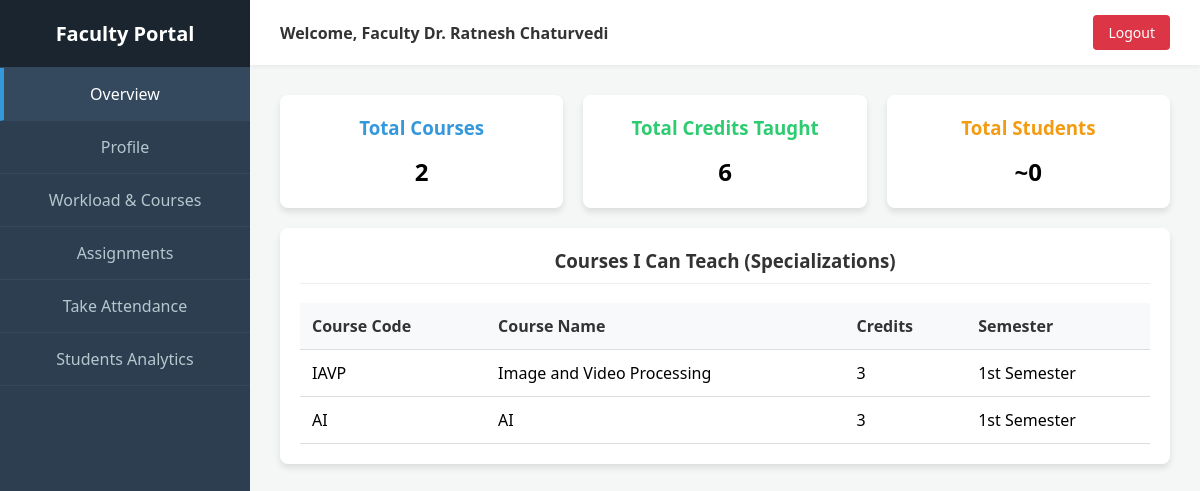
The app's page /faculty/dashboard/ with its own data.
### backend/faculty/models.py (models this page shows, shortened)
class FacultyProfile(models.Model):
    user = models.OneToOneField(User, on_delete=models.CASCADE, related_name='faculty_module_profile')
    department = models.ForeignKey(Department, on_delete=models.SET_NULL, null=True, related_name='faculties')
    designation = models.CharField(max_length=100, default="Assistant Professor")
    contact_number = models.CharField(max_length=20, null=True, blank=True)
    address = models.TextField(null=True, blank=True)
    date_joined = models.DateField(auto_now_add=True)

class FacultyCourseAssignment(models.Model):
    faculty = models.ForeignKey(FacultyProfile, on_delete=models.CASCADE, related_name='course_assignments')
    course = models.ForeignKey(Course, on_delete=models.CASCADE, related_name='assigned_faculties')
    semester = models.CharField(max_length=50, choices=SEMESTER_CHOICES)
    class Meta:
        unique_together = ('faculty', 'course', 'semester')
        verbose_name = 'Faculty Course Specialization'
        verbose_name_plural = 'Faculty Course Specializations'

### authentication/models.py (models this page shows, shortened)
class User(models.Model):
    ROLE_CHOICES = [
        ('student','Student'),
        ('faculty','Faculty'),
        ('admin','Admin')
    ]
    name = models.CharField(max_length=100)
    email = models.EmailField(unique=True)
    role = models.CharField(max_length=10, choices=ROLE_CHOICES)
    password = models.CharField(max_length=100, default="ADMIN")

### backend/student/models.py (models this page shows, shortened)
class Course(models.Model):
    name = models.CharField(max_length=200)
    code = models.CharField(max_length=50, unique=True)
    description = models.TextField(null=True, blank=True)
    credits = models.IntegerField(default=3)

### backend/faculty/views.py (the view)
# urls.py: path('dashboard/', views.faculty_dashboard, name='faculty_dashboard'),
def faculty_dashboard(request):
    try:
        profile = get_faculty_profile(request)
        if not profile:
            return render(request, "dashboards/faculty/overview.html", {"error": "No faculty profile found for this user."})
        assignments = FacultyCourseAssignment.objects.filter(faculty=profile)
        total_courses = assignments.count()
        total_credits = sum(a.course.credits for a in assignments)
        course_ids = assignments.values_list('course_id', flat=True)
        total_students = Enrollment.objects.filter(course_id__in=course_ids).values('student').distinct().count()
        context = {
            'profile': profile,
            'total_courses': total_courses,
            'total_credits': total_credits,
            'total_students': total_students,
            'assignments': assignments[:5]
        }
        return render(request, "dashboards/faculty/overview.html", context)
    except Exception as e:
        return render(request, "dashboards/faculty/overview.html", {"error": str(e)})

### backend/faculty/views.py (called while the page is built)
def get_faculty_profile(request):
    faculty_email = request.session.get('faculty_email')
    if faculty_email:
        return FacultyProfile.objects.filter(user__email=faculty_email).first()
    return FacultyProfile.objects.first() # Fallback for demo

### templates/dashboards/faculty/overview.html (shortened to what this page needs)
{% extends "dashboards/faculty/base.html" %}
{% block content %}
<div
    style="display: grid; grid-template-columns: repeat(auto-fit, minmax(200px, 1fr)); gap: 20px; margin-bottom: 20px;">
    <div class="card" style="margin-bottom: 0;">
        <h3 style="color: #3498db; border-bottom: none; margin-bottom: 5px;">Total Courses</h3>
        <p style="font-size: 24px; font-weight: bold; margin: 0;">{{ total_courses }}</p>
    </div>
    <div class="card" style="margin-bottom: 0;">
        <h3 style="color: #2ecc71; border-bottom: none; margin-bottom: 5px;">Total Credits Taught</h3>
        <p style="font-size: 24px; font-weight: bold; margin: 0;">{{ total_credits }}</p>
    </div>
    <div class="card" style="margin-bottom: 0;">
        <h3 style="color: #f39c12; border-bottom: none; margin-bottom: 5px;">Total Students</h3>
        <p style="font-size: 24px; font-weight: bold; margin: 0;">~{{ total_students }}</p>
    </div>
</div>
<div class="card">
    <h3>Courses I Can Teach (Specializations)</h3>
    {% if assignments %}
    <table>
        <thead>
            <tr>
                <th>Course Code</th>
                <th>Course Name</th>
                <th>Credits</th>
                <th>Semester</th>
            </tr>
        </thead>
        <tbody>
            {% for a in assignments %}
            <tr>
                <td>{{ a.course.code }}</td>
                <td>{{ a.course.name }}</td>
                <td>{{ a.course.credits }}</td>
                <td>{{ a.semester }}</td>
            </tr>
            {% endfor %}
        </tbody>
    </table>
    {% else %}
    <p>No specializations added.</p>
    {% endif %}
</div>
{% endblock %}

### templates/dashboards/faculty/base.html (shortened to what this page needs)
<!DOCTYPE html>
<html lang="en">
<head>
    <link rel="stylesheet" href="/static/css/style.css">
</head>
<body>
    <div class="sidebar">
        <div class="sidebar-header">
            <h2>Faculty Portal</h2>
        </div>
        <div class="nav-links">
            <a href="/faculty/dashboard/"
                class="nav-item {% if request.path  ==  '/faculty/dashboard/'  %}active{% endif %}">Overview</a>
            <a href="/faculty/dashboard/profile/"
                class="nav-item {% if '/profile/' in request.path %}active{% endif %}">Profile</a>
            <a href="/faculty/dashboard/courses/"
                class="nav-item {% if '/courses/' in request.path %}active{% endif %}">Workload & Courses</a>
            <a href="/faculty/dashboard/assignments/"
                class="nav-item {% if '/assignments/' in request.path %}active{% endif %}">Assignments</a>
            <a href="/faculty/dashboard/attendance/"
                class="nav-item {% if '/attendance/' in request.path %}active{% endif %}">Take Attendance</a>
            <a href="/faculty/dashboard/analytics/"
                class="nav-item {% if '/analytics/' in request.path %}active{% endif %}">Students Analytics</a>
        </div>
    </div>
    <div class="main-content">
        <div class="topbar">
            <div class="user-info">
                Welcome, Faculty {{ profile.user.name|default:"" }}
            </div>
            <a href="/auth/" class="btn-logout">Logout</a>
        </div>
        <div class="content-area">
            {% block content %}{% endblock %}
        </div>
    </div>
</body>
</html>

### static/css/style.css (style rules this page uses)
body { font-family: Arial; background:#f4f7fb; text-align:center; }

### templates/dashboards/faculty/base.html (style rules this page uses)
body { margin: 0; padding: 0; font-family: 'Segoe UI', Tahoma, Geneva, Verdana, sans-serif; background-color: #f4f7f6; display: flex; min-height: 100vh; }
.sidebar { width: 250px; background-color: #2c3e50; color: white; display: flex; flex-direction: column; }
.sidebar-header { padding: 20px; text-align: center; background-color: #1a252f; border-bottom: 1px solid #34495e; }
.sidebar-header h2 { margin: 0; font-size: 20px; }
.nav-links { list-style: none; padding: 0; margin: 0; display: flex; flex-direction: column; flex-grow: 1; }
.nav-item { padding: 15px 20px; border-bottom: 1px solid #34495e; text-decoration: none; color: #b8c7ce; transition: 0.3s; display: block; }
.nav-item:hover, .nav-item.active { background-color: #34495e; color: white; border-left: 4px solid #3498db; padding-left: 16px; }
.main-content { flex-grow: 1; display: flex; flex-direction: column; }
.topbar { background-color: #fff; padding: 15px 30px; display: flex; justify-content: space-between; align-items: center; box-shadow: 0 2px 4px rgba(0, 0, 0, 0.05); }
.user-info { font-weight: bold; color: #333; }
.btn-logout { background: #dc3545; color: white; border: none; padding: 8px 15px; border-radius: 4px; cursor: pointer; text-decoration: none; font-size: 14px; }
.content-area { padding: 30px; overflow-y: auto; }
.card { background: #fff; border-radius: 8px; box-shadow: 0 4px 6px rgba(0, 0, 0, 0.1); padding: 20px; margin-bottom: 20px; }
.card h3 { margin-top: 0; color: #333; border-bottom: 1px solid #eee; padding-bottom: 10px; }
table { width: 100%; border-collapse: collapse; margin-top: 10px; }
table th, table td { padding: 12px; text-align: left; border-bottom: 1px solid #ddd; }
table th { background-color: #f8f9fa; color: #333; }

### records on screen
FacultyProfile: user.name "Dr. Ratnesh Chaturvedi"
FacultyCourseAssignment: course.code "IAVP", course.name "Image and Video Processing", course.credits "3", semester "1st Semester"
FacultyCourseAssignment: course.code "AI", course.name "AI", course.credits "3", semester "1st Semester"

### other values on screen
{{ total_courses }} "2"
{{ total_credits }} "6"
{{ total_students }} "0"
